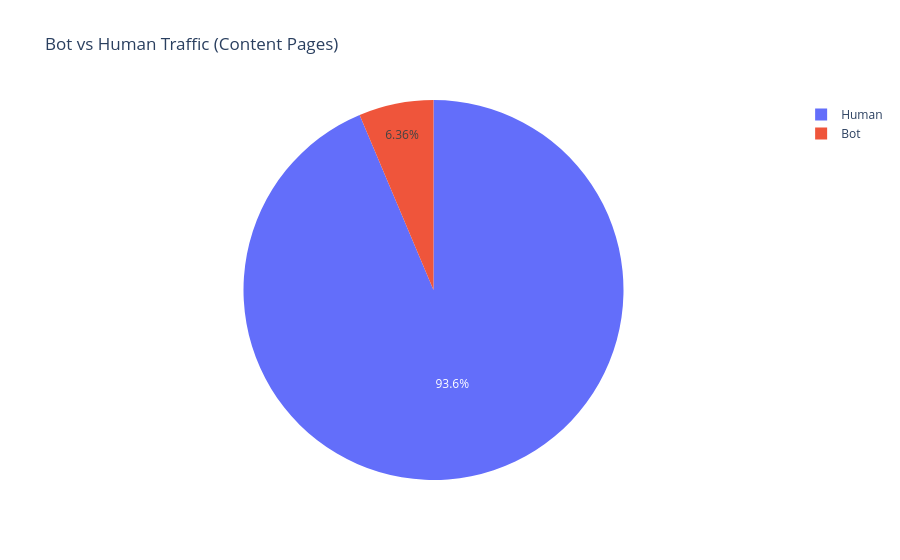

Notebook source saved alongside this figure:
### Markdown cell above
### 8e  Bot vs Human traffic split

### Code cell
traffic_type = (
    df_pages
    .assign(type=df_pages['is_bot'].map({True: 'Bot', False: 'Human'}))
    .groupby('type')
    .size()
    .reset_index(name='requests')
)

fig = px.pie(
    traffic_type, names='type', values='requests',
    title='Bot vs Human Traffic (Content Pages)',
    color_discrete_map={'Human': '#4ade80', 'Bot': '#f87171'},
)
fig.show()

### Figure 1 — Plotly figure (JSON) as saved in the notebook; plotly's stock layout.template omitted (floating-point values rounded to 4 significant figures)
{"data": [{"domain": {"x": [0, 1], "y": [0, 1]}, "hovertemplate": "type=%{label}<br>requests=%{value}<extra></extra>", "labels": ["Bot", "Human"], "legendgroup": "", "name": "", "showlegend": true, "type": "pie", "values": [8481, 124946]}], "layout": {"legend": {"tracegroupgap": 0}, "title": {"text": "Bot vs Human Traffic (Content Pages)"}}}
